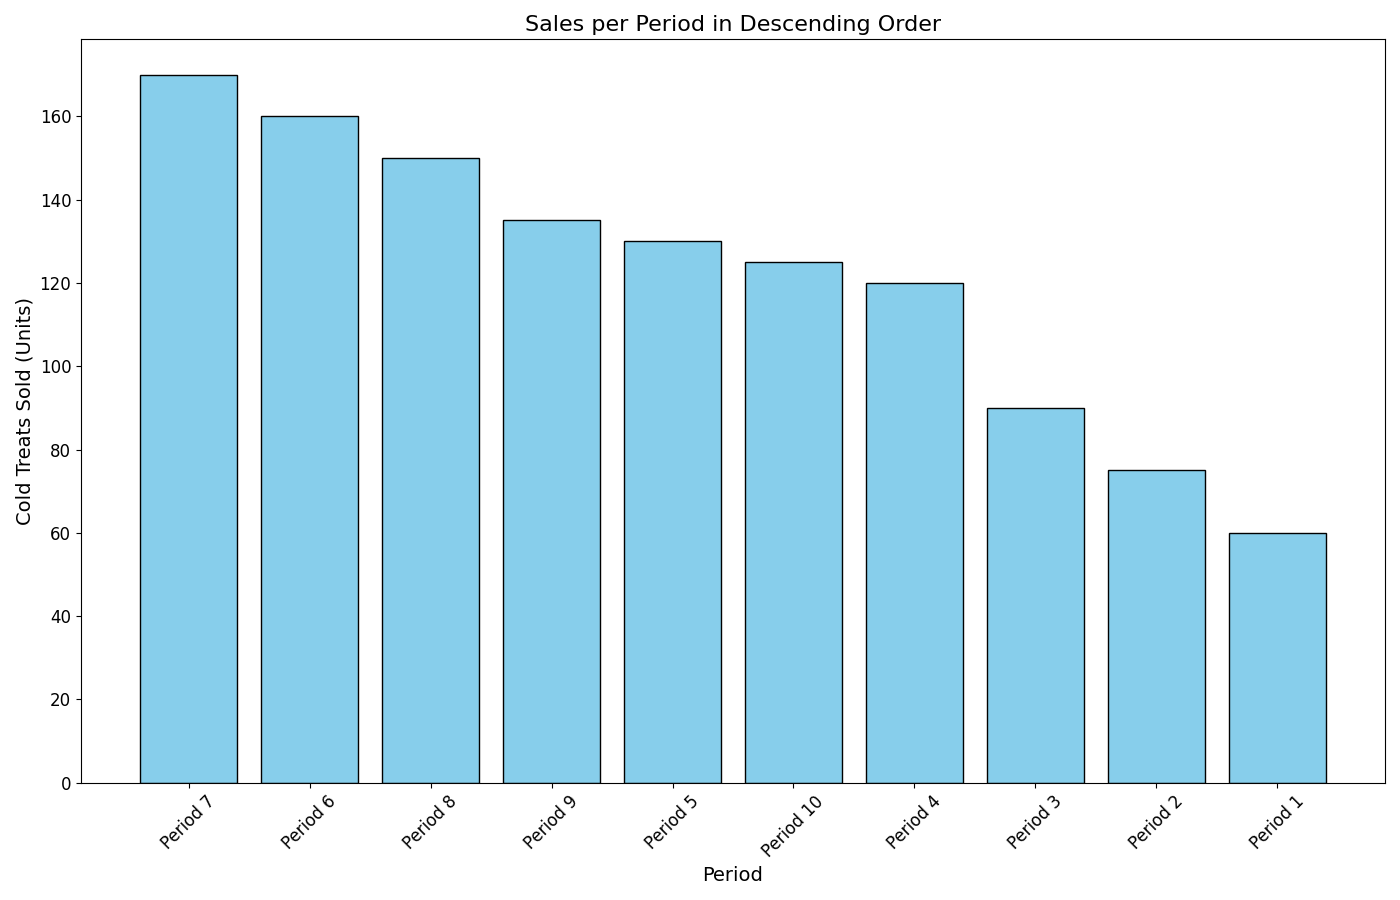

Recreate this plot in Python.
import matplotlib.pyplot as plt
import numpy as np

# Define the periods and corresponding sales data
periods = ['Period 1', 'Period 2', 'Period 3', 'Period 4', 'Period 5', 
           'Period 6', 'Period 7', 'Period 8', 'Period 9', 'Period 10']
sales = np.array([60, 75, 90, 120, 130, 160, 170, 150, 135, 125])

# Combine periods and sales into a list of tuples for sorting
data = list(zip(periods, sales))

# Sort data by sales in descending order
data_sorted = sorted(data, key=lambda x: x[1], reverse=True)

# Separate periods and sales data after sorting
periods_sorted, sales_sorted = zip(*data_sorted)

# Create a bar chart
plt.figure(figsize=(14, 9))
plt.bar(periods_sorted, sales_sorted, color='skyblue', edgecolor='black')

plt.xlabel("Period", fontsize=14)
plt.ylabel("Cold Treats Sold (Units)", fontsize=14)
plt.title("Sales per Period in Descending Order", fontsize=16)

plt.xticks(rotation=45, fontsize=12)
plt.yticks(fontsize=12)

plt.tight_layout()

plt.show()
